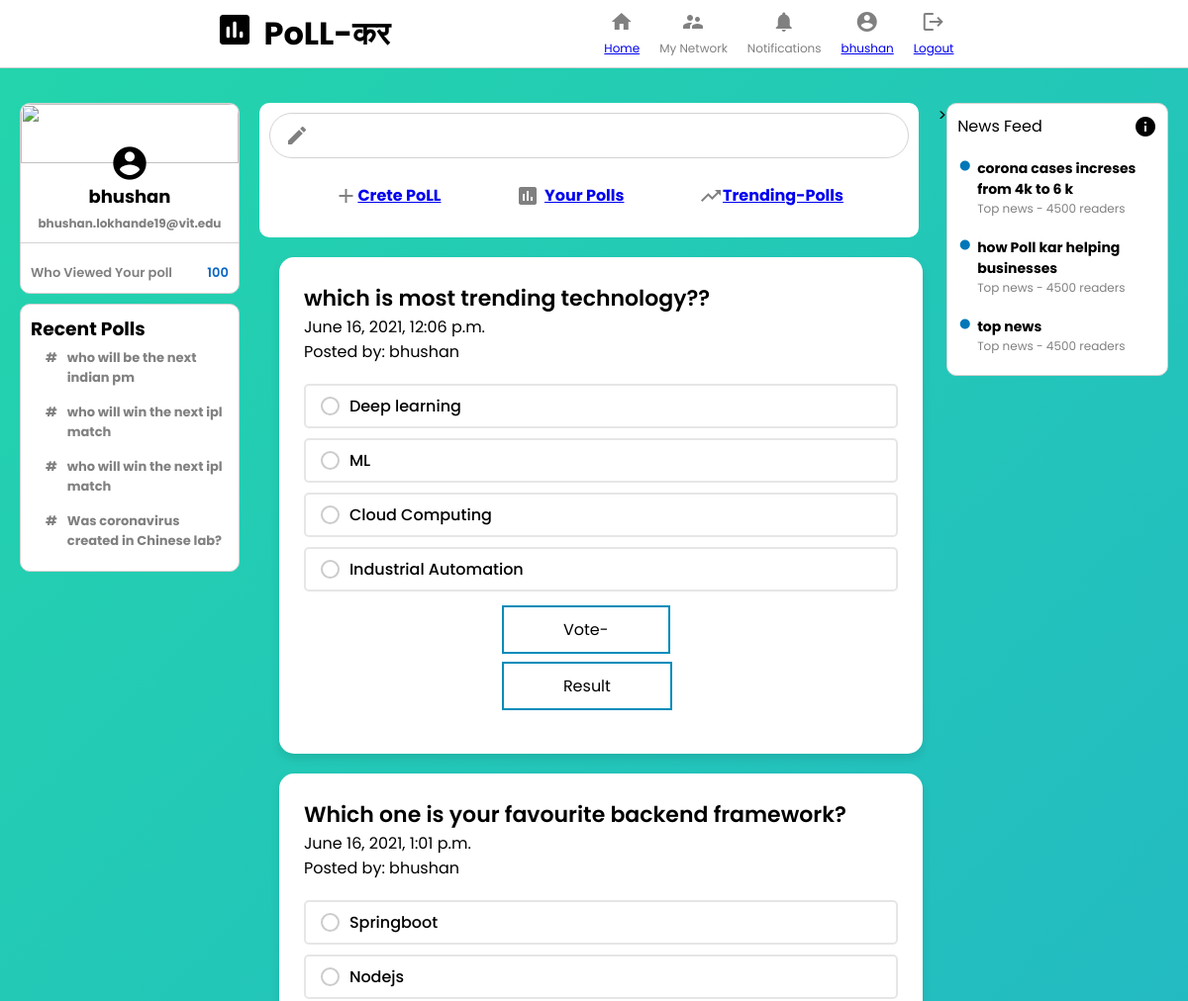
The app's page / (signed in, upper part), older data.
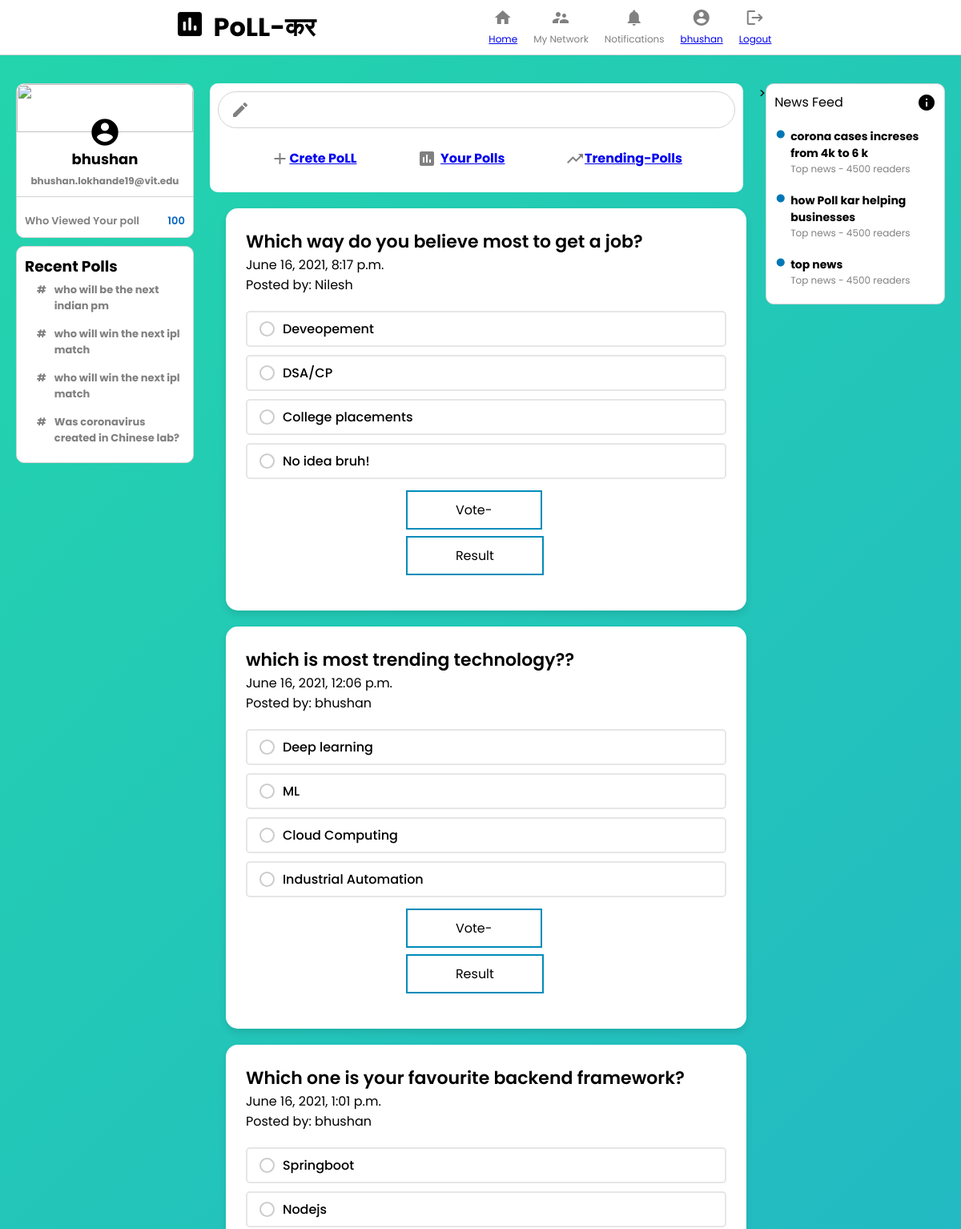
The same page, newer data.
### main/models.py (models this page shows, shortened)
class Poll(models.Model):
    user = models.ForeignKey(User, on_delete=models.CASCADE)
    question = models.TextField()
    datetime = models.DateTimeField(auto_now=True)
    option_one = models.CharField(max_length=56)
    option_two = models.CharField(max_length=56)
    option_three = models.CharField(max_length=56)
    option_four = models.CharField(max_length=56)
    option_one_count = models.IntegerField(default=0)
    option_two_count = models.IntegerField(default=0)
    option_three_count = models.IntegerField(default=0)
    option_four_count = models.IntegerField(default=0)

### main/views.py (the view)
# urls.py: path('', views.allpolls, name= 'allpolls' ),
@login_required(login_url='login')
def allpolls(request):
    poll = models.Poll.objects.all()
    polls = poll[::-1]
    context = {
        'polls': polls
    }
    return render( request, 'main/index.html', context)

### templates/main/index.html (shortened to what the changed rows need)
{% load static %}
<html lang="en">
<head>
    <link rel="stylesheet" href="{% static 'css/index.css' %}"/>
    <link rel="stylesheet" href="{% static 'css/card.css' %}">
</head>
<body>
    <div class="header">
        <div class="header__left">
            <h1>PoLL-कर</h1>
        </div>
    </div>
    <div class="body__main">
        <div class="sidebar">
            <div class="sidebar__top">
                <h2>{{ request.user }}</h2>
            </div>
        </div>
        <div class="feed">
            {% for poll in polls %}
            <div>
                <div class="wrapper">
                    <header>{{ poll.question }}</header>
                    <span class="text">{{ poll.datetime }}</span><br>
                    <span class="text">Posted by: {{ poll.user }}</span>
                    <div class="poll-area">
                        <label for="opt-1" class="opt-1">
                            <div class="row">
                                <div class="column">
                                    <span class="circle"></span>
                                    <span class="text">{{ poll.option_one }}</span>
                                </div>
                            </div>
                        </label>
                        <label for="opt-2" class="opt-2">
                            <div class="row">
                                <div class="column">
                                    <span class="circle"></span>
                                    <span class="text">{{ poll.option_two }}</span>
                                </div>
                            </div>
                        </label>
                        <label for="opt-3" class="opt-3">
                            <div class="row">
                                <div class="column">
                                    <span class="circle"></span>
                                    <span class="text">{{ poll.option_three }}</span>
                                </div>
                            </div>
                        </label>
                        <label for="opt-4" class="opt-4">
                            <div class="row">
                                <div class="column">
                                    <span class="circle"></span>
                                    <span class="text">{{ poll.option_four }}</span>
                                </div>
                            </div>
                        </label>
                        <div style="display: inline-block;">
                            <a href="{% url 'vote' poll.id %}"><button type="button" class="button button2"> Vote- </button></a>
                        </div>
                        <div style="display: inline-block;">
                            <a href="{% url 'result' poll.id %}"><button type="button" class="button button2">Result</button></a>
                        </div>
                    </div>
                </div>
            </div>
            {% endfor %}
        </div>>
        <div class="widgets">
            <div class="widgets__header">
                <h2>News Feed
                </h2>
            </div>
        </div>
    </div>
</body>
</html>

Row changes from the older to the newer data that the page shows:
added Poll: question "Which way do you believe most to get a job?", datetime "June 16, 2021, 8:17 p.m.", user "Nilesh", option_one "Deveopement", option_two "DSA/CP", option_three "College placements", option_four "No idea bruh!"
